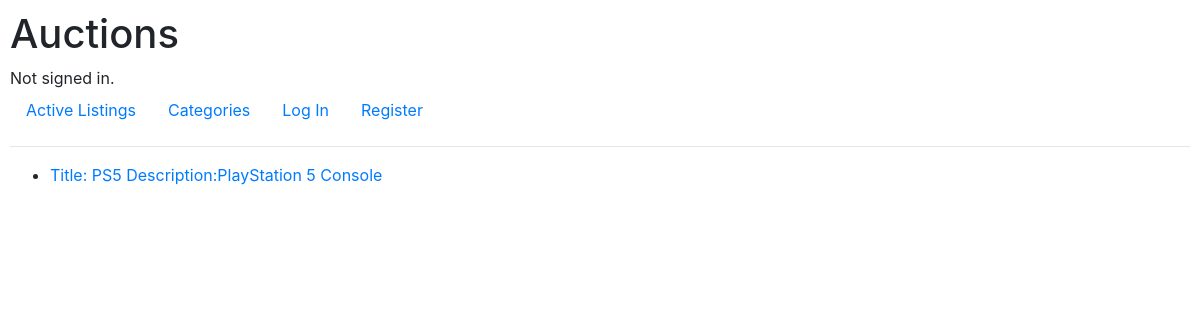
/auctions/category_page/Games, run on an earlier commit of the app's database.
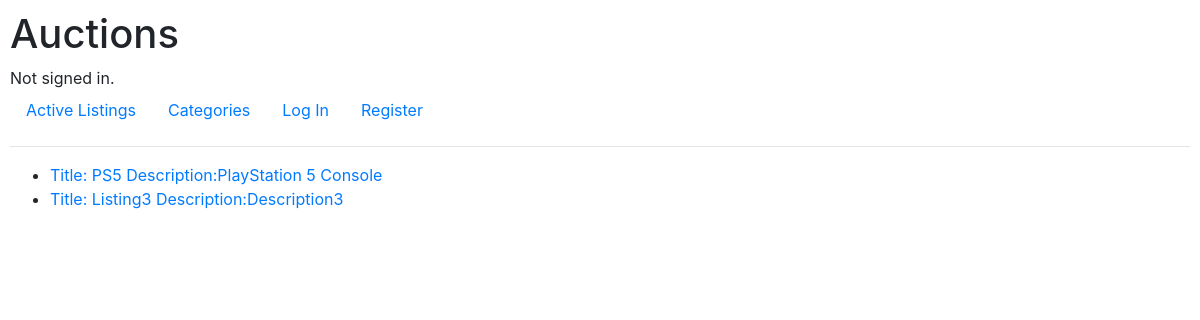
And on a later commit of the database.
### auctions/models.py (models this page shows)
class listing(models.Model):
    username = models.CharField(max_length=64)
    title = models.CharField(max_length=64)
    description = models.CharField(max_length=500)
    image_url = models.URLField(blank=True)
    starting_bid_price = models.DecimalField(max_digits=10,decimal_places=2)
    post_date = models.DateTimeField()
    category = models.CharField(max_length=64)
    status = models.CharField(max_length=6)
    def __str__(self):
        return f"Title: {self.title}    Description:{self.description}"

### auctions/views.py (the view)
# urls.py: path("category_page/<str:category>", views.category_page, name="category_page"),
def category_page(request, category):
    listings = listing.objects.filter(category=category)
    return render(request, "auctions/category_page.html", {
        "listings": listings
    })

### auctions/templates/auctions/category_page.html
{% extends "auctions/layout.html" %}
{% block body %}
    <ul>
        {% for listing in listings%}
            <li><a href= "{% url 'listing_page' listing.pk %}">{{ listing }}</a></li>
        {% endfor %}
    </ul>
{% endblock %}

### auctions/templates/auctions/layout.html (shortened to what this page needs)
{% load static %}
<!DOCTYPE html>
<html lang="en">
    <head>
        <link rel="stylesheet" href="https://stackpath.bootstrapcdn.com/bootstrap/4.4.1/css/bootstrap.min.css">
        <link href="{% static 'auctions/styles.css' %}" rel="stylesheet">
    </head>
    <body>
        <h1>Auctions</h1>
        <div>
            {% if user.is_authenticated %}
                Signed in as <strong>{{ user.username }}</strong>.
            {% else %}
                Not signed in.
            {% endif %}
        </div>
        <ul class="nav">
            <li class="nav-item">
                <a class="nav-link" href="{% url 'index' %}">Active Listings</a>
            </li>
            <li class="nav-item">
                <a class="nav-link" href="{% url 'categories' %}">Categories</a>
            </li>
            {% if user.is_authenticated %}
                <li class="nav-item">
                    <a class="nav-link" href="{% url 'watchlist' %}">Watchlist</a>
                </li>
                <li class="nav-item">
                    <a class="nav-link" href="{% url 'create_listing' %}">Create Listing</a>
                </li>
                <li class="nav-item">
                    <a class="nav-link" href="{% url 'logout' %}">Log Out</a>
                </li>
            {% else %}
                <li class="nav-item">
                    <a class="nav-link" href="{% url 'login' %}">Log In</a>
                </li>
                <li class="nav-item">
                    <a class="nav-link" href="{% url 'register' %}">Register</a>
                </li>
            {% endif %}
        </ul>
        <hr>
        {% block body %}
        {% endblock %}
    </body>
</html>

### auctions/static/auctions/styles.css (style rules this page uses)
body { padding: 10px; }

What changed in the data, as far as the page shows it:
added listing: title+description "Title: Listing3 Description:Description3"
